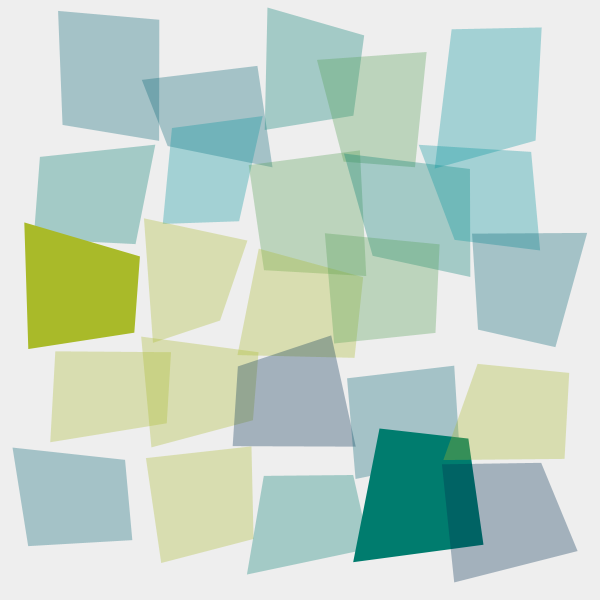
Frame 1 (no input)
Frame 60 (the mouse pressed at the canvas centre just before this capture): identical to frame 1, image omitted
Frame 120 (the mouse held since frame 60 and released just before this capture): identical to frame 1, image omitted

The Processing sketch that drew this single still picture (run headless with seeded random() and noise(); from frame 60 on, the mouse is pressed at the canvas centre):

// Processing sketch: processing_151420
// ── processing_151420.pde

/* OpenProcessing Tweak of *@*http://www.openprocessing.org/sketch/150365*@* */


int edge, col, num=5; // declaring the variables for the edge round the image, the color and the number of columns
float unit; // unit = the width of a column, sz = size of the square
long rs = 100; // the variable for the randomSeed (that I want to change by mouseClick 

int [] fills = { 
   #007C6E, #A9BA29, #4F9C50, #002E51, #036472, 
  #00929C
};// array of colors

void setup() {
  size(600, 600);
  noStroke();
  rectMode(CENTER);
 
  edge = width/14; //the empty space around the 5x5 squares
  unit = (width-2*edge)/num; //the width of a column
 
}

void draw() {
 
   
randomSeed(rs);
  background(#eeeeee);
  for (int i=0; i<num; i++) {
    for (int j=0; j<num; j++) {
      float r = random(1);  // a random number between 0 and 0.9999 in order to differentiate between darker and lighter squares
      
      float varX = random(-20, 20);  // variables to make the squares look 'shaky'
      float varY = random(-20, 20);  // variables to make the squares look 'shaky'
int answer = int(random(fills.length)); 
      
      if (r>0.85) {  // if r is greater than 0.85 then the square will be darker
        fill(fills[answer]); 
      } 
      else { //otherwiese it will be lighter
fill(fills[answer],80); 
      }
      plotRandomizedQuad(edge+(i)*unit+varX, edge+(j)*unit+varY, unit, unit);
    }
  }
}

void mouseClicked() {
  rs = hour()+minute()+second()+millis(); // = generate a new randomSeed > different look of the image
  //fill(fills[answer]); // = generate a new color
}

void plotRandomizedQuad(float x, float y, float w, float h) {
  float num =20;

  beginShape();
  vertex(x+random(-num, num), y+random(-num, num));
  vertex(x+random(-num, num), y+h+random(-num, num));
  vertex(x+w+random(-num, num), y+h+random(-num, num));
  vertex(x+w+random(-num, num), y+random(-num, num));
  endShape(CLOSE);
} // end plotRandomizedQuad
